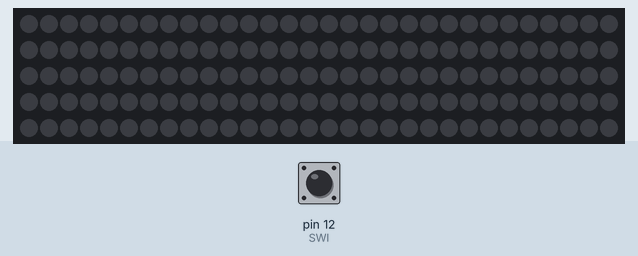
The sketch below on a simulated Arduino Uno, built with avr-gcc and run on an emulated ATmega328P. On the bench: 150 RGB LEDs in strip order, left to right, continuing on the next row. The inputs (shaded band) are chosen by the test bench; at power-on: pin 12 (SWI) HIGH. Dim RGB values are drawn brighter than linear.

Above: at 1.2 s.
1.3 s: pin 12 (SWI) pulled LOW for 0.15 s
At 3.41 s:
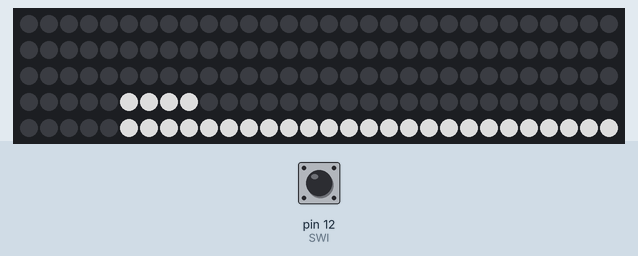
9.7 s: pin 12 (SWI) pulled LOW for 1 s
At 10.2 s:
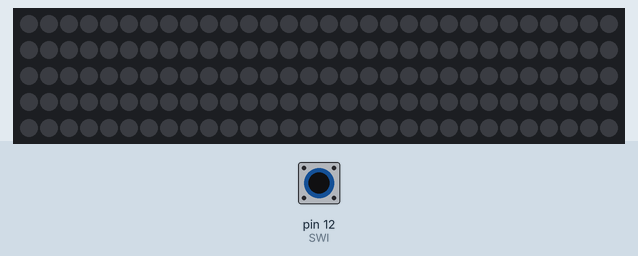
12.2 s: pin 12 (SWI) pulled LOW for 3.2 s
At 18.83 s:
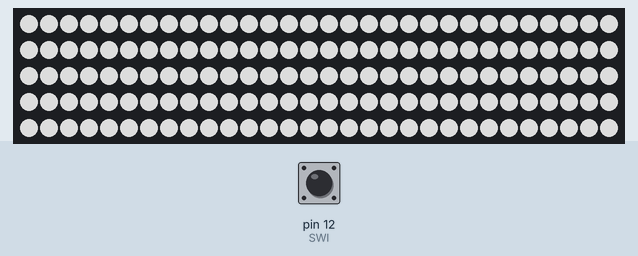

The sketch:

LEDgra3.ino
```cpp
#include <Adafruit_NeoPixel.h>

// NeoPixelの接続ピン番号
#define PIN 6
#define SWI 12
#define MTP 3
int antichatter;

//色制御変数
int color=0;
float bright=0;
int r=0;
int g=0;
int b=0;

// NeoPixelのLEDの数
#define NUMPIXELS 150

// NeoPixelオブジェクトを作成
// 引数: LEDの数, 接続ピン, LEDのタイプ
// LEDのタイプ: NEO_GRB + NEO_KHZ800 (NeoPixel標準)
Adafruit_NeoPixel pixels(NUMPIXELS, PIN, NEO_GRB + NEO_KHZ800);

void setup() {
  pinMode(SWI, INPUT_PULLUP);
  // NeoPixelを初期化
  pixels.begin();
}

void loop() {
  // すべてのLEDを消灯
  for(int i=0;i<NUMPIXELS;i++) pixels.setPixelColor(i, pixels.Color(0, 0, 0));
  pixels.show();
  while('v'){
    if(digitalRead(SWI) == HIGH) antichatter+=1;
    else antichatter=0;
    if(antichatter>8) break;
  }

  while('v'){
    if(digitalRead(SWI) == LOW) antichatter+=1;
    else antichatter=0;
    if(antichatter>8) break;
  }
  // 根本から順番にLEDを点灯させるループ
  for(int i=NUMPIXELS + 30-1; i >= 0; i--) {
    if(i>=30) pixels.setPixelColor(i-30, pixels.Color(50*MTP, 50*MTP, 50*MTP));
    if(i<NUMPIXELS+30-4&&i>=30-4) pixels.setPixelColor(i-30+4, pixels.Color(0, 0, 0));
    if(i<NUMPIXELS)pixels.setPixelColor(i, pixels.Color(50*MTP, 50*MTP, 50*MTP));
    pixels.show();
    delay(30);
}

  for(int gb = 50; gb >= 0; gb--) {
    for(int i = 0; i < NUMPIXELS; i++) {
      pixels.setPixelColor(i, pixels.Color(50*MTP, gb*MTP, gb*MTP));
    }
    pixels.show();
    delay(30);
  }

  while('v'){
    if(color>=300) color-=300;
    if(color<50||color>=250) r=50;
    else if(50<=color&&color<100) r=100-color;
    else if(200<=color&&color<250) r=color-200;
    else r=0;
    if(color<150&&color>=50) g=50;
    else if(150<=color&&color<200) g=200-color;
    else if(color<50) g=color;
    else g=0;
    if(color<250&&color>=150) b=50;
    else if(250<=color) b=300-color;
    else if(100<=color&&color<150) b=color-100;
    else b=0;

    for(int i=0; i < NUMPIXELS; i++) {
      // LEDの色を設定 (R, G, B)
      pixels.setPixelColor(i, pixels.Color(r*(fabsf(1-bright))*MTP, g*(fabsf(1-bright))*MTP, b*(fabsf(1-bright))*MTP));
    }

    // 変更を反映させてLEDを点灯
    pixels.show();
    color+=1;
    bright+=0.05;
    if(bright>=2) bright=0;

    // 次のLEDを点灯するまでの待ち時間（ミリ秒）
    delay(100);
    if(digitalRead(SWI) == LOW) antichatter+=1;
    else antichatter=0;
    if(antichatter>8) break;
  }

//  delay(1000);
}
```

Measured:
- after the input at 1.3 s, the LEDs: first change at once (image 1 shows a later state)
- after the input at 9.7 s, the LEDs: first differ from a run without the input after 0.19 s (image 2)
- after the input at 12.2 s, the LEDs: first change at once (image 3 shows a later state)
